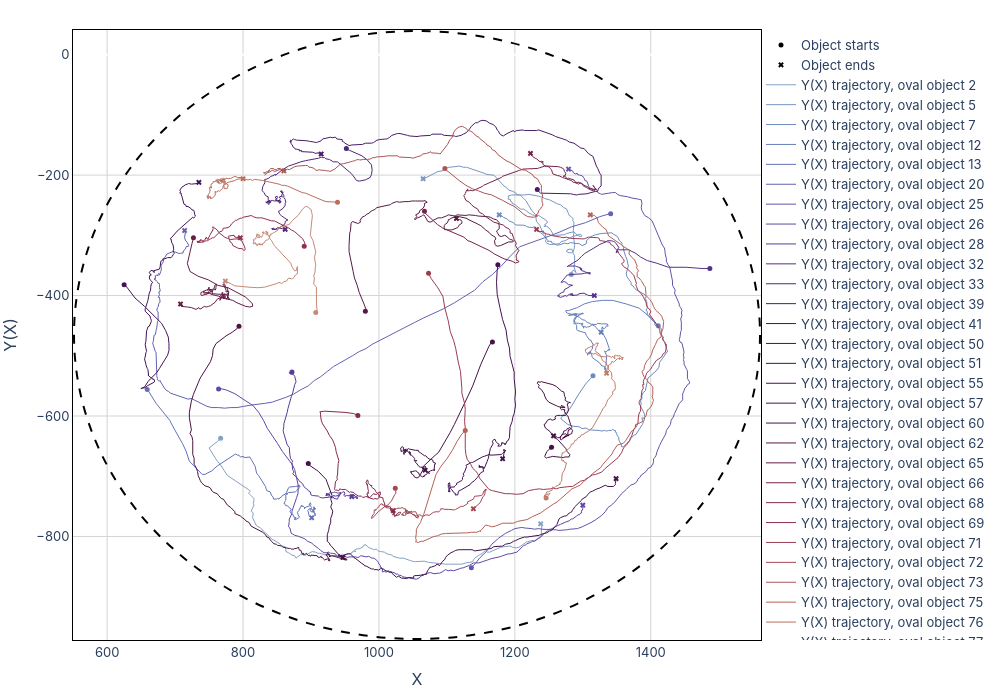

The notebook cell saved with this chart:
### Code cell
figure = AllTrajectoriesFigure(coord_data=coord_data, colors = colors, robots_form=robots_form,  time_period=time_period, save_flag=False)
figure.space_trajectories()
#figure.temporal_trajectories()
#figure.robots_moving()

### Figure 1 — Plotly figure (JSON) as saved in the notebook; plotly's stock layout.template omitted (floating-point values rounded to 4 significant figures; data arrays with more than 128 entries replaced by an {"elided": "..."} marker saying what was removed)
{"data": [{"line": {"color": "black", "width": 1}, "marker": {"color": "black", "size": 5, "symbol": "circle"}, "mode": "markers", "name": "Object starts", "showlegend": true, "type": "scatter", "x": [null], "y": [null]}, {"line": {"color": "black", "width": 1}, "marker": {"color": "black", "size": 5, "symbol": "x"}, "mode": "markers", "name": "Object ends", "showlegend": true, "type": "scatter", "x": [null], "y": [null]}, {"line": {"color": "rgb(132, 162, 196)", "width": 1}, "mode": "lines", "name": "Y(X) trajectory, oval object 2", "type": "scatter", "x": {"elided": "200 int values"}, "xaxis": "x", "y": {"elided": "200 int values"}, "yaxis": "y"}, {"line": {"color": "black", "width": 1}, "marker": {"color": "rgb(132, 162, 196)", "size": 5, "symbol": "circle"}, "mode": "markers", "name": "Object starts", "showlegend": false, "type": "scatter", "x": [767], "y": [-637]}, {"line": {"color": "black", "width": 1}, "marker": {"color": "rgb(132, 162, 196)", "size": 5, "symbol": "x"}, "mode": "markers", "name": "Object ends", "showlegend": false, "type": "scatter", "x": [1238], "y": [-779]}, {"line": {"color": "rgb(121, 151, 194)", "width": 1}, "mode": "lines", "name": "Y(X) trajectory, oval object 5", "type": "scatter", "x": {"elided": "200 int values"}, "xaxis": "x", "y": {"elided": "200 int values"}, "yaxis": "y"}, {"line": {"color": "black", "width": 1}, "marker": {"color": "rgb(121, 151, 194)", "size": 5, "symbol": "circle"}, "mode": "markers", "name": "Object starts", "showlegend": false, "type": "scatter", "x": [1283], "y": [-365]}, {"line": {"color": "black", "width": 1}, "marker": {"color": "rgb(121, 151, 194)", "size": 5, "symbol": "x"}, "mode": "markers", "name": "Object ends", "showlegend": false, "type": "scatter", "x": [1065], "y": [-206]}, {"line": {"color": "rgb(109, 139, 191)", "width": 1}, "mode": "lines", "name": "Y(X) trajectory, oval object 7", "type": "scatter", "x": {"elided": "200 int values"}, "xaxis": "x", "y": {"elided": "200 int values"}, "yaxis": "y"}, {"line": {"color": "black", "width": 1}, "marker": {"color": "rgb(109, 139, 191)", "size": 5, "symbol": "circle"}, "mode": "markers", "name": "Object starts", "showlegend": false, "type": "scatter", "x": [1315], "y": [-533]}, {"line": {"color": "black", "width": 1}, "marker": {"color": "rgb(109, 139, 191)", "size": 5, "symbol": "x"}, "mode": "markers", "name": "Object ends", "showlegend": false, "type": "scatter", "x": [1177], "y": [-266]}, {"line": {"color": "rgb(102, 127, 188)", "width": 1}, "mode": "lines", "name": "Y(X) trajectory, oval object 12", "type": "scatter", "x": {"elided": "200 int values"}, "xaxis": "x", "y": {"elided": "200 int values"}, "yaxis": "y"}, {"line": {"color": "black", "width": 1}, "marker": {"color": "rgb(102, 127, 188)", "size": 5, "symbol": "circle"}, "mode": "markers", "name": "Object starts", "showlegend": false, "type": "scatter", "x": [1411], "y": [-450]}, {"line": {"color": "black", "width": 1}, "marker": {"color": "rgb(102, 127, 188)", "size": 5, "symbol": "x"}, "mode": "markers", "name": "Object ends", "showlegend": false, "type": "scatter", "x": [1327], "y": [-461]}, {"line": {"color": "rgb(100, 113, 182)", "width": 1}, "mode": "lines", "name": "Y(X) trajectory, oval object 13", "type": "scatter", "x": {"elided": "200 int values"}, "xaxis": "x", "y": {"elided": "200 int values"}, "yaxis": "y"}, {"line": {"color": "black", "width": 1}, "marker": {"color": "rgb(100, 113, 182)", "size": 5, "symbol": "circle"}, "mode": "markers", "name": "Object starts", "showlegend": false, "type": "scatter", "x": [659], "y": [-556]}, {"line": {"color": "black", "width": 1}, "marker": {"color": "rgb(100, 113, 182)", "size": 5, "symbol": "x"}, "mode": "markers", "name": "Object ends", "showlegend": false, "type": "scatter", "x": [901], "y": [-769]}, {"line": {"color": "rgb(98, 99, 177)", "width": 1}, "mode": "lines", "name": "Y(X) trajectory, oval object 20", "type": "scatter", "x": {"elided": "200 int values"}, "xaxis": "x", "y": {"elided": "200 int values"}, "yaxis": "y"}, {"line": {"color": "black", "width": 1}, "marker": {"color": "rgb(98, 99, 177)", "size": 5, "symbol": "circle"}, "mode": "markers", "name": "Object starts", "showlegend": false, "type": "scatter", "x": [1341], "y": [-264]}, {"line": {"color": "black", "width": 1}, "marker": {"color": "rgb(98, 99, 177)", "size": 5, "symbol": "x"}, "mode": "markers", "name": "Object ends", "showlegend": false, "type": "scatter", "x": [714], "y": [-292]}, {"line": {"color": "rgb(97, 85, 172)", "width": 1}, "mode": "lines", "name": "Y(X) trajectory, oval object 25", "type": "scatter", "x": {"elided": "200 int values"}, "xaxis": "x", "y": {"elided": "200 int values"}, "yaxis": "y"}, {"line": {"color": "black", "width": 1}, "marker": {"color": "rgb(97, 85, 172)", "size": 5, "symbol": "circle"}, "mode": "markers", "name": "Object starts", "showlegend": false, "type": "scatter", "x": [1136], "y": [-852]}, {"line": {"color": "black", "width": 1}, "marker": {"color": "rgb(97, 85, 172)", "size": 5, "symbol": "x"}, "mode": "markers", "name": "Object ends", "showlegend": false, "type": "scatter", "x": [1279], "y": [-190]}, {"line": {"color": "rgb(95, 72, 167)", "width": 1}, "mode": "lines", "name": "Y(X) trajectory, oval object 26", "type": "scatter", "x": {"elided": "200 int values"}, "xaxis": "x", "y": {"elided": "200 int values"}, "yaxis": "y"}, {"line": {"color": "black", "width": 1}, "marker": {"color": "rgb(95, 72, 167)", "size": 5, "symbol": "circle"}, "mode": "markers", "name": "Object starts", "showlegend": false, "type": "scatter", "x": [764], "y": [-555]}, {"line": {"color": "black", "width": 1}, "marker": {"color": "rgb(95, 72, 167)", "size": 5, "symbol": "x"}, "mode": "markers", "name": "Object ends", "showlegend": false, "type": "scatter", "x": [1300], "y": [-748]}, {"line": {"color": "rgb(90, 60, 154)", "width": 1}, "mode": "lines", "name": "Y(X) trajectory, oval object 28", "type": "scatter", "x": {"elided": "200 int values"}, "xaxis": "x", "y": {"elided": "200 int values"}, "yaxis": "y"}, {"line": {"color": "black", "width": 1}, "marker": {"color": "rgb(90, 60, 154)", "size": 5, "symbol": "circle"}, "mode": "markers", "name": "Object starts", "showlegend": false, "type": "scatter", "x": [872], "y": [-527]}, {"line": {"color": "black", "width": 1}, "marker": {"color": "rgb(90, 60, 154)", "size": 5, "symbol": "x"}, "mode": "markers", "name": "Object ends", "showlegend": false, "type": "scatter", "x": [960], "y": [-734]}, {"line": {"color": "rgb(84, 50, 138)", "width": 1}, "mode": "lines", "name": "Y(X) trajectory, oval object 32", "type": "scatter", "x": {"elided": "200 int values"}, "xaxis": "x", "y": {"elided": "200 int values"}, "yaxis": "y"}, {"line": {"color": "black", "width": 1}, "marker": {"color": "rgb(84, 50, 138)", "size": 5, "symbol": "circle"}, "mode": "markers", "name": "Object starts", "showlegend": false, "type": "scatter", "x": [1487], "y": [-355]}, {"line": {"color": "black", "width": 1}, "marker": {"color": "rgb(84, 50, 138)", "size": 5, "symbol": "x"}, "mode": "markers", "name": "Object ends", "showlegend": false, "type": "scatter", "x": [1317], "y": [-400]}, {"line": {"color": "rgb(78, 40, 121)", "width": 1}, "mode": "lines", "name": "Y(X) trajectory, oval object 33", "type": "scatter", "x": {"elided": "200 int values"}, "xaxis": "x", "y": {"elided": "200 int values"}, "yaxis": "y"}, {"line": {"color": "black", "width": 1}, "marker": {"color": "rgb(78, 40, 121)", "size": 5, "symbol": "circle"}, "mode": "markers", "name": "Object starts", "showlegend": false, "type": "scatter", "x": [952], "y": [-156]}, {"line": {"color": "black", "width": 1}, "marker": {"color": "rgb(78, 40, 121)", "size": 5, "symbol": "x"}, "mode": "markers", "name": "Object ends", "showlegend": false, "type": "scatter", "x": [862], "y": [-290]}, {"line": {"color": "rgb(73, 29, 105)", "width": 1}, "mode": "lines", "name": "Y(X) trajectory, oval object 39", "type": "scatter", "x": {"elided": "200 int values"}, "xaxis": "x", "y": {"elided": "200 int values"}, "yaxis": "y"}, {"line": {"color": "black", "width": 1}, "marker": {"color": "rgb(73, 29, 105)", "size": 5, "symbol": "circle"}, "mode": "markers", "name": "Object starts", "showlegend": false, "type": "scatter", "x": [1233], "y": [-224]}, {"line": {"color": "black", "width": 1}, "marker": {"color": "rgb(73, 29, 105)", "size": 5, "symbol": "x"}, "mode": "markers", "name": "Object ends", "showlegend": false, "type": "scatter", "x": [915], "y": [-165]}, {"line": {"color": "rgb(67, 19, 89)", "width": 1}, "mode": "lines", "name": "Y(X) trajectory, oval object 41", "type": "scatter", "x": {"elided": "200 int values"}, "xaxis": "x", "y": {"elided": "200 int values"}, "yaxis": "y"}, {"line": {"color": "black", "width": 1}, "marker": {"color": "rgb(67, 19, 89)", "size": 5, "symbol": "circle"}, "mode": "markers", "name": "Object starts", "showlegend": false, "type": "scatter", "x": [625], "y": [-382]}, {"line": {"color": "black", "width": 1}, "marker": {"color": "rgb(67, 19, 89)", "size": 5, "symbol": "x"}, "mode": "markers", "name": "Object ends", "showlegend": false, "type": "scatter", "x": [735], "y": [-212]}, {"line": {"color": "rgb(67, 18, 83)", "width": 1}, "mode": "lines", "name": "Y(X) trajectory, oval object 50", "type": "scatter", "x": {"elided": "200 int values"}, "xaxis": "x", "y": {"elided": "200 int values"}, "yaxis": "y"}, {"line": {"color": "black", "width": 1}, "marker": {"color": "rgb(67, 18, 83)", "size": 5, "symbol": "circle"}, "mode": "markers", "name": "Object starts", "showlegend": false, "type": "scatter", "x": [1175], "y": [-349]}, {"line": {"color": "black", "width": 1}, "marker": {"color": "rgb(67, 18, 83)", "size": 5, "symbol": "x"}, "mode": "markers", "name": "Object ends", "showlegend": false, "type": "scatter", "x": [1182], "y": [-671]}, {"line": {"color": "rgb(68, 18, 78)", "width": 1}, "mode": "lines", "name": "Y(X) trajectory, oval object 51", "type": "scatter", "x": {"elided": "200 int values"}, "xaxis": "x", "y": {"elided": "200 int values"}, "yaxis": "y"}, {"line": {"color": "black", "width": 1}, "marker": {"color": "rgb(68, 18, 78)", "size": 5, "symbol": "circle"}, "mode": "markers", "name": "Object starts", "showlegend": false, "type": "scatter", "x": [896], "y": [-679]}, {"line": {"color": "black", "width": 1}, "marker": {"color": "rgb(68, 18, 78)", "size": 5, "symbol": "x"}, "mode": "markers", "name": "Object ends", "showlegend": false, "type": "scatter", "x": [1349], "y": [-704]}, {"line": {"color": "rgb(69, 19, 73)", "width": 1}, "mode": "lines", "name": "Y(X) trajectory, oval object 55", "type": "scatter", "x": {"elided": "200 int values"}, "xaxis": "x", "y": {"elided": "200 int values"}, "yaxis": "y"}, {"line": {"color": "black", "width": 1}, "marker": {"color": "rgb(69, 19, 73)", "size": 5, "symbol": "circle"}, "mode": "markers", "name": "Object starts", "showlegend": false, "type": "scatter", "x": [1167], "y": [-477]}, {"line": {"color": "black", "width": 1}, "marker": {"color": "rgb(69, 19, 73)", "size": 5, "symbol": "x"}, "mode": "markers", "name": "Object ends", "showlegend": false, "type": "scatter", "x": [1068], "y": [-690]}, {"line": {"color": "rgb(70, 19, 68)", "width": 1}, "mode": "lines", "name": "Y(X) trajectory, oval object 57", "type": "scatter", "x": {"elided": "200 int values"}, "xaxis": "x", "y": {"elided": "200 int values"}, "yaxis": "y"}, {"line": {"color": "black", "width": 1}, "marker": {"color": "rgb(70, 19, 68)", "size": 5, "symbol": "circle"}, "mode": "markers", "name": "Object starts", "showlegend": false, "type": "scatter", "x": [1254], "y": [-652]}, {"line": {"color": "black", "width": 1}, "marker": {"color": "rgb(70, 19, 68)", "size": 5, "symbol": "x"}, "mode": "markers", "name": "Object ends", "showlegend": false, "type": "scatter", "x": [1257], "y": [-633]}, {"line": {"color": "rgb(73, 20, 64)", "width": 1}, "mode": "lines", "name": "Y(X) trajectory, oval object 60", "type": "scatter", "x": {"elided": "200 int values"}, "xaxis": "x", "y": {"elided": "200 int values"}, "yaxis": "y"}, {"line": {"color": "black", "width": 1}, "marker": {"color": "rgb(73, 20, 64)", "size": 5, "symbol": "circle"}, "mode": "markers", "name": "Object starts", "showlegend": false, "type": "scatter", "x": [794], "y": [-451]}, {"line": {"color": "black", "width": 1}, "marker": {"color": "rgb(73, 20, 64)", "size": 5, "symbol": "x"}, "mode": "markers", "name": "Object ends", "showlegend": false, "type": "scatter", "x": [947], "y": [-835]}, {"line": {"color": "rgb(88, 25, 68)", "width": 1}, "mode": "lines", "name": "Y(X) trajectory, oval object 62", "type": "scatter", "x": {"elided": "200 int values"}, "xaxis": "x", "y": {"elided": "200 int values"}, "yaxis": "y"}, {"line": {"color": "black", "width": 1}, "marker": {"color": "rgb(88, 25, 68)", "size": 5, "symbol": "circle"}, "mode": "markers", "name": "Object starts", "showlegend": false, "type": "scatter", "x": [980], "y": [-426]}, {"line": {"color": "black", "width": 1}, "marker": {"color": "rgb(88, 25, 68)", "size": 5, "symbol": "x"}, "mode": "markers", "name": "Object ends", "showlegend": false, "type": "scatter", "x": [1114], "y": [-272]}, {"line": {"color": "rgb(102, 30, 71)", "width": 1}, "mode": "lines", "name": "Y(X) trajectory, oval object 65", "type": "scatter", "x": {"elided": "200 int values"}, "xaxis": "x", "y": {"elided": "200 int values"}, "yaxis": "y"}, {"line": {"color": "black", "width": 1}, "marker": {"color": "rgb(102, 30, 71)", "size": 5, "symbol": "circle"}, "mode": "markers", "name": "Object starts", "showlegend": false, "type": "scatter", "x": [727], "y": [-304]}, {"line": {"color": "black", "width": 1}, "marker": {"color": "rgb(102, 30, 71)", "size": 5, "symbol": "x"}, "mode": "markers", "name": "Object ends", "showlegend": false, "type": "scatter", "x": [708], "y": [-414]}, {"line": {"color": "rgb(117, 35, 74)", "width": 1}, "mode": "lines", "name": "Y(X) trajectory, oval object 66", "type": "scatter", "x": {"elided": "200 int values"}, "xaxis": "x", "y": {"elided": "200 int values"}, "yaxis": "y"}, {"line": {"color": "black", "width": 1}, "marker": {"color": "rgb(117, 35, 74)", "size": 5, "symbol": "circle"}, "mode": "markers", "name": "Object starts", "showlegend": false, "type": "scatter", "x": [1067], "y": [-260]}, {"line": {"color": "black", "width": 1}, "marker": {"color": "rgb(117, 35, 74)", "size": 5, "symbol": "x"}, "mode": "markers", "name": "Object ends", "showlegend": false, "type": "scatter", "x": [1223], "y": [-164]}, {"line": {"color": "rgb(132, 41, 78)", "width": 1}, "mode": "lines", "name": "Y(X) trajectory, oval object 68", "type": "scatter", "x": {"elided": "200 int values"}, "xaxis": "x", "y": {"elided": "200 int values"}, "yaxis": "y"}, {"line": {"color": "black", "width": 1}, "marker": {"color": "rgb(132, 41, 78)", "size": 5, "symbol": "circle"}, "mode": "markers", "name": "Object starts", "showlegend": false, "type": "scatter", "x": [969], "y": [-599]}, {"line": {"color": "black", "width": 1}, "marker": {"color": "rgb(132, 41, 78)", "size": 5, "symbol": "x"}, "mode": "markers", "name": "Object ends", "showlegend": false, "type": "scatter", "x": [1021], "y": [-757]}, {"line": {"color": "rgb(145, 48, 80)", "width": 1}, "mode": "lines", "name": "Y(X) trajectory, oval object 69", "type": "scatter", "x": {"elided": "200 int values"}, "xaxis": "x", "y": {"elided": "200 int values"}, "yaxis": "y"}, {"line": {"color": "black", "width": 1}, "marker": {"color": "rgb(145, 48, 80)", "size": 5, "symbol": "circle"}, "mode": "markers", "name": "Object starts", "showlegend": false, "type": "scatter", "x": [890], "y": [-318]}, {"line": {"color": "black", "width": 1}, "marker": {"color": "rgb(145, 48, 80)", "size": 5, "symbol": "x"}, "mode": "markers", "name": "Object ends", "showlegend": false, "type": "scatter", "x": [796], "y": [-304]}, {"line": {"color": "rgb(154, 60, 82)", "width": 1}, "mode": "lines", "name": "Y(X) trajectory, oval object 71", "type": "scatter", "x": {"elided": "200 int values"}, "xaxis": "x", "y": {"elided": "200 int values"}, "yaxis": "y"}, {"line": {"color": "black", "width": 1}, "marker": {"color": "rgb(154, 60, 82)", "size": 5, "symbol": "circle"}, "mode": "markers", "name": "Object starts", "showlegend": false, "type": "scatter", "x": [1073], "y": [-363]}, {"line": {"color": "black", "width": 1}, "marker": {"color": "rgb(154, 60, 82)", "size": 5, "symbol": "x"}, "mode": "markers", "name": "Object ends", "showlegend": false, "type": "scatter", "x": [1232], "y": [-290]}, {"line": {"color": "rgb(163, 72, 83)", "width": 1}, "mode": "lines", "name": "Y(X) trajectory, oval object 72", "type": "scatter", "x": {"elided": "200 int values"}, "xaxis": "x", "y": {"elided": "200 int values"}, "yaxis": "y"}, {"line": {"color": "black", "width": 1}, "marker": {"color": "rgb(163, 72, 83)", "size": 5, "symbol": "circle"}, "mode": "markers", "name": "Object starts", "showlegend": false, "type": "scatter", "x": [1024], "y": [-720]}, {"line": {"color": "black", "width": 1}, "marker": {"color": "rgb(163, 72, 83)", "size": 5, "symbol": "x"}, "mode": "markers", "name": "Object ends", "showlegend": false, "type": "scatter", "x": [1139], "y": [-754]}, {"line": {"color": "rgb(173, 84, 85)", "width": 1}, "mode": "lines", "name": "Y(X) trajectory, oval object 73", "type": "scatter", "x": {"elided": "200 int values"}, "xaxis": "x", "y": {"elided": "200 int values"}, "yaxis": "y"}, {"line": {"color": "black", "width": 1}, "marker": {"color": "rgb(173, 84, 85)", "size": 5, "symbol": "circle"}, "mode": "markers", "name": "Object starts", "showlegend": false, "type": "scatter", "x": [1097], "y": [-189]}, {"line": {"color": "black", "width": 1}, "marker": {"color": "rgb(173, 84, 85)", "size": 5, "symbol": "x"}, "mode": "markers", "name": "Object ends", "showlegend": false, "type": "scatter", "x": [860], "y": [-193]}, {"line": {"color": "rgb(182, 97, 86)", "width": 1}, "mode": "lines", "name": "Y(X) trajectory, oval object 75", "type": "scatter", "x": {"elided": "200 int values"}, "xaxis": "x", "y": {"elided": "200 int values"}, "yaxis": "y"}, {"line": {"color": "black", "width": 1}, "marker": {"color": "rgb(182, 97, 86)", "size": 5, "symbol": "circle"}, "mode": "markers", "name": "Object starts", "showlegend": false, "type": "scatter", "x": [1127], "y": [-624]}, {"line": {"color": "black", "width": 1}, "marker": {"color": "rgb(182, 97, 86)", "size": 5, "symbol": "x"}, "mode": "markers", "name": "Object ends", "showlegend": false, "type": "scatter", "x": [1311], "y": [-266]}, {"line": {"color": "rgb(188, 110, 94)", "width": 1}, "mode": "lines", "name": "Y(X) trajectory, oval object 76", "type": "scatter", "x": {"elided": "200 int values"}, "xaxis": "x", "y": {"elided": "200 int values"}, "yaxis": "y"}, {"line": {"color": "black", "width": 1}, "marker": {"color": "rgb(188, 110, 94)", "size": 5, "symbol": "circle"}, "mode": "markers", "name": "Object starts", "showlegend": false, "type": "scatter", "x": [939], "y": [-245]}, {"line": {"color": "black", "width": 1}, "marker": {"color": "rgb(188, 110, 94)", "size": 5, "symbol": "x"}, "mode": "markers", "name": "Object ends", "showlegend": false, "type": "scatter", "x": [800], "y": [-206]}, {"line": {"color": "rgb(193, 125, 107)", "width": 1}, "mode": "lines", "name": "Y(X) trajectory, oval object 77", "type": "scatter", "x": {"elided": "200 int values"}, "xaxis": "x", "y": {"elided": "200 int values"}, "yaxis": "y"}, {"line": {"color": "black", "width": 1}, "marker": {"color": "rgb(193, 125, 107)", "size": 5, "symbol": "circle"}, "mode": "markers", "name": "Object starts", "showlegend": false, "type": "scatter", "x": [1246], "y": [-736]}, {"line": {"color": "black", "width": 1}, "marker": {"color": "rgb(193, 125, 107)", "size": 5, "symbol": "x"}, "mode": "markers", "name": "Object ends", "showlegend": false, "type": "scatter", "x": [1335], "y": [-529]}, {"line": {"color": "rgb(197, 139, 120)", "width": 1}, "mode": "lines", "name": "Y(X) trajectory, oval object 80", "type": "scatter", "x": {"elided": "200 int values"}, "xaxis": "x", "y": {"elided": "200 int values"}, "yaxis": "y"}, {"line": {"color": "black", "width": 1}, "marker": {"color": "rgb(197, 139, 120)", "size": 5, "symbol": "circle"}, "mode": "markers", "name": "Object starts", "showlegend": false, "type": "scatter", "x": [907], "y": [-428]}, {"line": {"color": "black", "width": 1}, "marker": {"color": "rgb(197, 139, 120)", "size": 5, "symbol": "x"}, "mode": "markers", "name": "Object ends", "showlegend": false, "type": "scatter", "x": [774], "y": [-376]}], "layout": {"font": {"family": "Inter", "size": 13}, "height": 700, "legend": {"bgcolor": "rgba(0,0,0,0)", "x": 1, "xanchor": "left", "y": 1, "yanchor": "top"}, "margin": {"b": 60, "l": 70, "r": 10, "t": 30}, "plot_bgcolor": "white", "shapes": [{"line": {"color": "black", "dash": "dash", "width": 2}, "type": "circle", "x0": 551.2, "x1": 1561.0, "xref": "x", "y0": -970.3, "y1": 39.28, "yref": "y"}], "width": 1000, "xaxis": {"anchor": "y", "domain": [0, 1], "gridcolor": "lightgrey", "linecolor": "black", "linewidth": 1, "mirror": true, "showline": true, "title": {"text": "X"}}, "yaxis": {"anchor": "x", "domain": [0, 1], "gridcolor": "lightgrey", "linecolor": "black", "linewidth": 1, "mirror": true, "showline": true, "title": {"text": "Y(X)"}}}}
